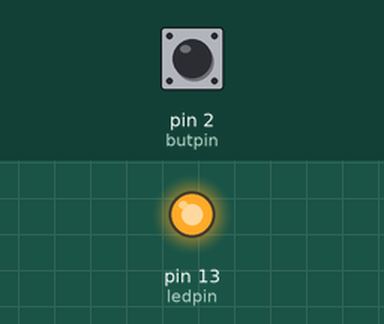
Recording of a sketch running on a simulated Arduino Uno, built with avr-gcc and run on an emulated ATmega328P. On the bench: output pins drawn as LEDs (lit = HIGH). The inputs (shaded band) are chosen by the test bench; at power-on: pin 2 (butpin) HIGH.

Above: at 1.2 s.
1.3 s: pin 2 (butpin) pulled LOW for 0.15 s
At 1.37 s:
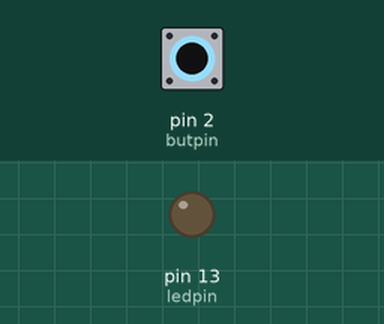
2.9 s: pin 2 (butpin) pulled LOW for 3.2 s
At 6.5 s:
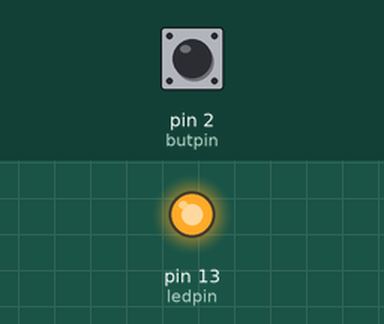
Timing chart, 0 to 8.0 s (numbered marks = the images above; inputs shaded):
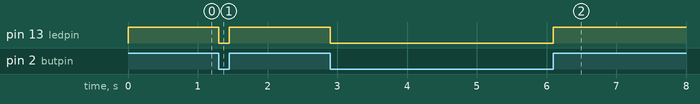

The sketch:

sketch_may08a.ino
```cpp
int butpin=2;
int ledpin=13;
int butstate=0;

void setup() {
  // put your setup code here, to run once:
pinMode(butpin,INPUT);
pinMode(ledpin,OUTPUT);
digitalWrite(butpin,HIGH);
}

void loop() {
  // put your main code here, to run repeatedly:
butstate=digitalRead(butpin);
if(butstate==HIGH){
  digitalWrite(ledpin,HIGH);
  }
  else{
    digitalWrite(ledpin,LOW);
    }
}
```

Measured:
- after the input at 1.3 s, pin 13 (ledpin): HIGH → LOW at once, → HIGH 0.15 s later
- after the input at 2.9 s, pin 13 (ledpin): HIGH → LOW at once, → HIGH 3.2 s later
